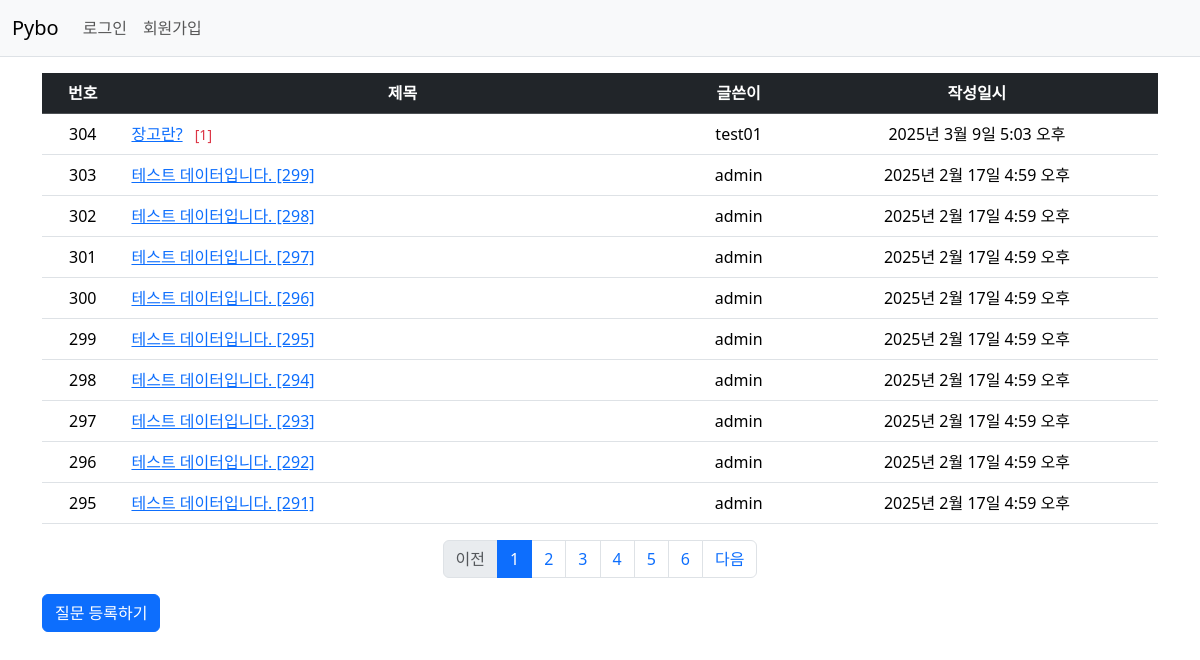
Before: / with the older database file.
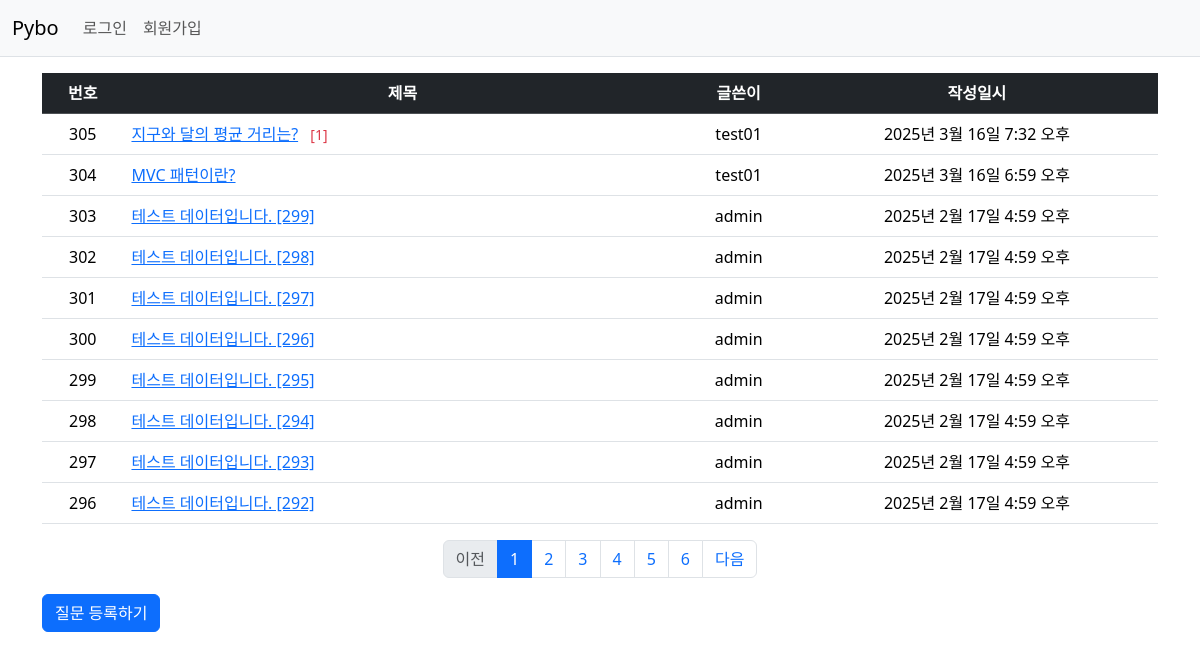
After: the same page with the newer database file.
### pybo/models.py (models this page shows, shortened)
class Question(models.Model):
    author = models.ForeignKey(User, on_delete=models.CASCADE)
    subject = models.CharField(max_length=200)
    content = models.TextField()
    create_date = models.DateTimeField()
    modify_date = models.DateTimeField(null=True, blank=True)

### pybo/views.py (the view)
# urls.py: path('', views.index, name='index'),  # '/'에 해당하는 path
def index(request):
    page = request.GET.get('page', '1')  # 페이지
    question_list = Question.objects.order_by('-create_date')
    paginator = Paginator(question_list, 10)  # 페이지당 10개씩 보여주기
    page_obj = paginator.get_page(page)
    context = {'question_list': page_obj}
    return render(request, 'pybo/question_list.html', context)

### pybo/templatetags/pybo_filter.py (called while the page is built)
@register.filter
def sub(value, arg):
    return value - arg

### templates/pybo/question_list.html
{% extends 'base.html' %}
{% load pybo_filter %}  #pybo_filter.py 로드
{% block content %}
<div class="container my-3">
    <table class="table">
        <thead>
        <tr class="table-dark text-center">
            <th>번호</th>
            <th style="width:50%">제목</th>
            <th>글쓴이</th>
            <th>작성일시</th>
        </tr>
        </thead>
        <tbody>
        {% if question_list %}
        {% for question in question_list %}
        <tr class="text-center">
            <td>
                {{ question_list.paginator.count|sub:question_list.start_index|sub:forloop.counter0|add:1 }}
            </td>
            <td class="text-start">
                <a href="{% url 'pybo:detail' question.id %}">{{ question.subject }}</a>
                {% if question.answer_set.count > 0 %}
                <span class="text-danger small mx-2">[{{ question.answer_set.count }}]</span>
                {% endif %}
            </td>
            <td>{{ question.author.username }}</td>
            <td>{{ question.create_date }}</td>
        </tr>
        {% endfor %}
        {% else %}
        <tr>
            <td colspan="4">질문이 없습니다.</td>
        </tr>
        {% endif %}
        </tbody>
    </table>
    <ul class="pagination justify-content-center">
        {% if question_list.has_previous %}
        <li class="page-item">
            <a class="page-link" href="?page={{ question_list.previous_page_number }}">이전</a>
        </li>
        {% else %}
        <li class="page-item disabled">
            <a class="page-link" tabindex="-1" aria-disabled="true" href="#">이전</a>
        </li>
        {% endif %}
        {% for page_number in question_list.paginator.page_range %}
        {% if page_number >= question_list.number|add:-5 and page_number <= question_list.number|add:5 %}
        {% if page_number == question_list.number %}
        <li class="page-item active" aria-current="page">
            <a class="page-link" href="?page={{ page_number }}">{{ page_number }}</a>
        </li>
        {% else %}
        <li class="page-item">
            <a class="page-link" href="?page={{ page_number }}">{{ page_number }}</a>
        </li>
        {% endif %}
        {% endif %}
        {% endfor %}
        {% if question_list.has_next %}
        <li class="page-item">
            <a class="page-link" href="?page={{ question_list.next_page_number }}">다음</a>
        </li>
        {% else %}
        <li class="page-item disabled">
            <a class="page-link" tabindex="-1" aria-disabled="true" href="#">다음</a>
        </li>
        {% endif %}
    </ul>
    <a href="{% url 'pybo:question_create' %}" class="btn btn-primary"> 질문 등록하기</a>
</div>
{% endblock %}

### templates/base.html (shortened to what this page needs)
{% load static %}
<!DOCTYPE html>
<html lang="ko">
<head>
    <link rel="stylesheet" href="https://cdn.jsdelivr.net/npm/bootstrap@5.3.3/dist/css/bootstrap.min.css">
    <link rel="stylesheet" type="text/css" href="{% static 'style.css' %}">
</head>
<body>
{% include "navbar.html" %}
{% block content %}
{% endblock %}
</body>
</html>

### templates/navbar.html (shortened to what this page needs)
<nav class="navbar navbar-expand-lg navbar-light bg-light border-bottom">
    <div class="container-fluid">
        <a class="navbar-brand" href="{% url 'pybo:index' %}">Pybo</a>
        <div class="collapse navbar-collapse" id="navbarSupportedContent">
            <ul class="navbar-nav me-auto mb-2 mb-lg-0">
                <li class="nav-item">
                    {% if user.is_authenticated %}
                    <a class="nav-link" href="{% url 'common:logout' %}">{{ user.username }} [로그아웃]</a>
                    {% else %}
                    <a class="nav-link" href="{% url 'common:login' %}">로그인</a>
                    {% endif %}
                </li>
                <li>
                    {% if not user.is_authenticated %}
                    <a class="nav-link" href="{% url 'common:signup' %}">회원가입</a>
                    {% endif %}
                </li>
            </ul>
        </div>
    </div>
</nav>

Changed rows visible on the page:
removed Question: paginator.count|sub "304", subject "장고란?", answer_set.count "1", author.username "test01", create_date "2025년 3월 9일 5:03 오후"
no longer on this page (row unchanged): Question: paginator.count|sub "295", subject "테스트 데이터입니다. [291]", author.username "admin", create_date "2025년 2월 17일 4:59 오후"
added Question: paginator.count|sub "305", subject "지구와 달의 평균 거리는?", answer_set.count "1", author.username "test01", create_date "2025년 3월 16일 7:32 오후"
added Question: paginator.count|sub "304", subject "MVC 패턴이란?", author.username "test01", create_date "2025년 3월 16일 6:59 오후"
